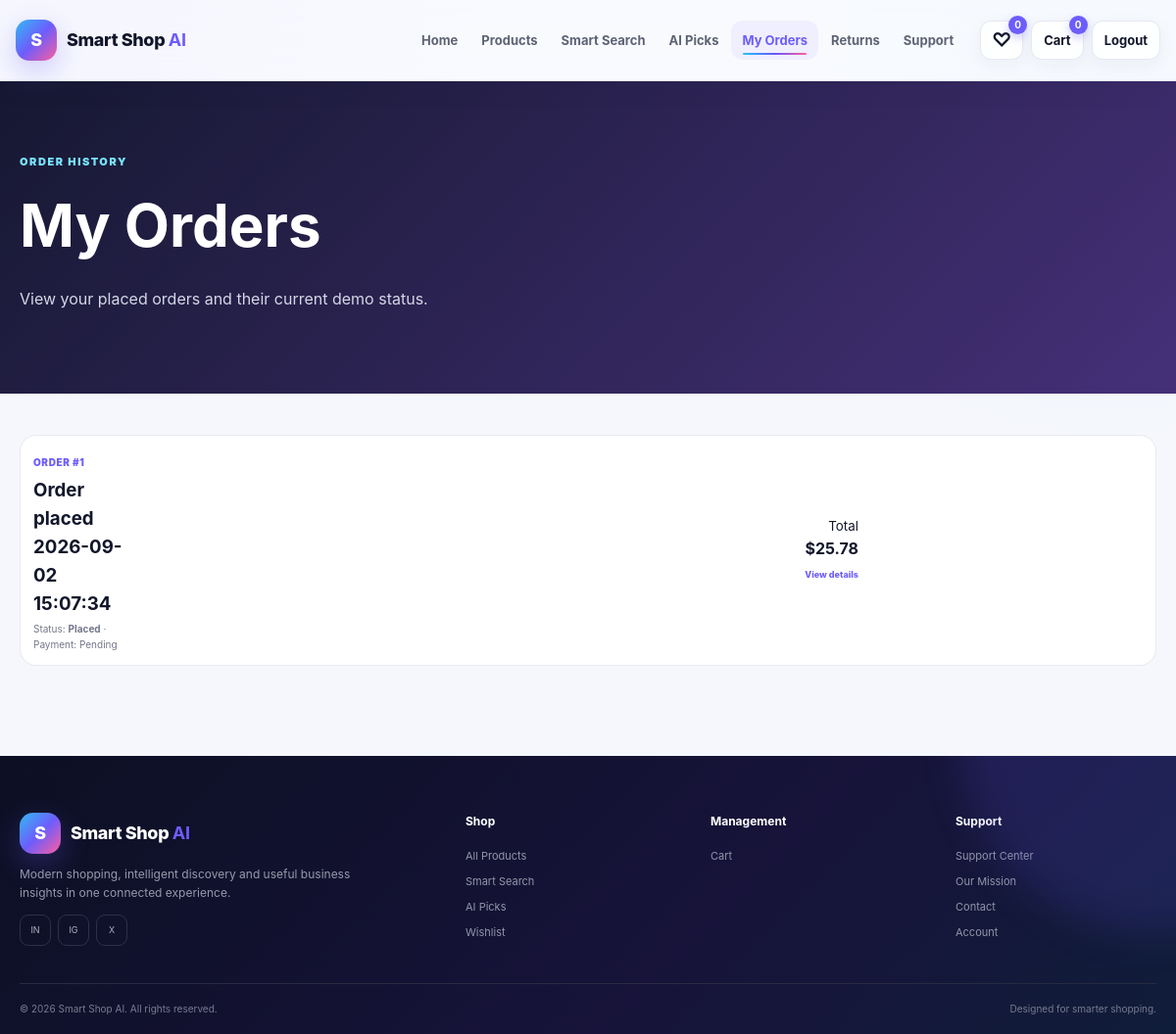
/orders (signed in), run on the app's committed database.
### tables this page shows
CREATE TABLE orders (
                order_id INTEGER PRIMARY KEY AUTOINCREMENT,
                user_id INTEGER NOT NULL,
                status TEXT NOT NULL DEFAULT 'Placed',
                total_amount REAL NOT NULL DEFAULT 0,
                shipping_name TEXT NOT NULL DEFAULT '',
                shipping_phone TEXT NOT NULL DEFAULT '',
                shipping_address TEXT NOT NULL DEFAULT '',
                payment_method TEXT NOT NULL DEFAULT 'Cash on Delivery',
                payment_status TEXT NOT NULL DEFAULT 'Pending',
                created_at TEXT DEFAULT CURRENT_TIMESTAMP,
                FOREIGN KEY(user_id) REFERENCES users(user_id) ON DELETE CASCADE
            );

### app.py (the view)
@app.route("/orders")
def orders():
    if not login_required():
        flash("Please log in to view your orders.")
        return redirect(url_for("login"))
    db = DatabaseManager()
    try:
        order_rows = db.get_orders_for_user(int(session["user_id"]))
    finally:
        db.close()
    return render_template("orders.html", orders=order_rows)

### app.py (called while the page is built, shortened)
def cart_map():
    raw = session.get("cart", {})
    if isinstance(raw, dict):
        clean = {}
        for key, value in raw.items():
            try:
                pid, qty = int(key), max(1, int(value))
                clean[pid] = qty
            except (TypeError, ValueError):
                continue
        return clean

def wishlist_ids():
    raw = session.get("wishlist", [])
    if not isinstance(raw, list):
        return []
    result = []
    return result

@app.context_processor
def global_shop_data():
    cart = cart_map()
    wish = wishlist_ids()
    return {
        "cart_count": sum(cart.values()),
        "cart_map": cart,
        "wishlist_count": len(wish),
        "wishlist_ids": wish,
        "current_endpoint": request.endpoint or "",
        "ai_score": ai_score,
        "is_admin": is_admin(),
    }

@app.before_request
def startup():
    if not getattr(app, "_catalogue_ready", False):
        ensure_catalogue()
        app._catalogue_ready = True

def is_admin():
    return session.get("role") == "admin"

def login_required():
    return bool(session.get("user_id"))

### database/database.py (called while the page is built)
    def close(self) -> None:
        try:
            self.connection.close()
        except Exception:
            pass

    def get_orders_for_user(self, user_id: int):
        self.create_orders_schema()
        return self.cursor.execute(
            "SELECT * FROM orders WHERE user_id=? ORDER BY order_id DESC", (user_id,)
        ).fetchall()

### templates/orders.html (shortened to what this page needs)
{% extends "base.html" %}
{% block content %}
<section class="page-hero"><div class="shell"><span class="kicker light-kicker">ORDER HISTORY</span><h1>My Orders</h1><p>View your placed orders and their current demo status.</p></div></section>
<section class="section compact-top"><div class="shell">
{% if orders %}
<div class="cart-list">
{% for order in orders %}
<article class="cart-row">
<div class="cart-copy"><span class="category-tag">Order #{{ order.order_id }}</span><h3><a href="{{ url_for('order_detail', order_id=order.order_id) }}">Order placed {{ order.created_at }}</a></h3><p>Status: <strong>{{ order.status }}</strong> · Payment: {{ order.payment_status }}</p></div>
<div class="line-total"><small>Total</small><b>${{ '%.2f'|format(order.total_amount) }}</b><a class="update-link" href="{{ url_for('order_detail', order_id=order.order_id) }}">View details</a></div>
</article>
{% endfor %}
</div>
{% else %}
<div class="empty-state"><div class="empty-symbol">0</div><h2>No orders yet</h2><p>Your completed orders will appear here.</p><a class="btn btn-primary" href="{{ url_for('products') }}">Start shopping</a></div>
{% endif %}
</div></section>
{% endblock %}

### static/css/style.css (style rules this page uses)
:root { --ink:#171827;--muted:#737789;--line:#e8e9f0;--bg:#f7f7fb;--white:#fff;--purple:#6d5dfc;--purple2:#a34df6;--blue:#32baf5;--pink:#ff5d9e;--green:#21b486;--orange:#ff9d42;--dark:#111326;--shadow:0 18px 55px rgba(27,31,68,.10);--radius:22px;--shell:1200px }
* { box-sizing:border-box }
html { scroll-behavior:smooth }
body { margin:0;font-family:Inter,"Segoe UI",Arial,sans-serif;background:var(--bg);color:var(--ink);line-height:1.55 }
a { text-decoration:none;color:inherit }
.shell { width:min(calc(100% - 40px),var(--shell));margin:auto }
.kicker { font-size:11px;letter-spacing:.14em;font-weight:900;color:var(--purple);text-transform:uppercase }
.light-kicker { color:#78e3ff }
.section { padding:82px 0 }
.compact-top { padding-top:42px }
.category-tag { font-size:10px;color:var(--purple);font-weight:900;text-transform:uppercase;letter-spacing:.06em }
.page-hero,.dashboard-hero,.analytics-hero,.wishlist-hero,.contact-hero { padding:68px 0;background:linear-gradient(135deg,#161832,#453078);color:#fff }
.page-hero h1,.dashboard-hero h1 { font-size:clamp(40px,5vw,62px);margin:8px 0 }
.page-hero p,.dashboard-hero p { color:#d6d6e7 }
.cart-row { display:grid;grid-template-columns:100px 1fr 150px 110px;gap:15px;align-items:center;background:#fff;border:1px solid var(--line);border-radius:17px;padding:13px;margin-bottom:10px }
.cart-copy h3 { margin:4px 0 }
.cart-copy p { margin:0;color:var(--muted);font-size:10px }
.update-link,.remove-link { border:0;background:none;color:var(--purple);font-size:9px;font-weight:800;padding:5px 0;cursor:pointer }
.line-total { text-align:right }
.line-total small,.line-total b { display:block }
:root { --ss-bg:#f5f7fc;--ss-surface:rgba(255,255,255,.86);--ss-ink:#12162a;--ss-muted:#6f768c; --ss-primary:#6857f5;--ss-secondary:#20c6f5;--ss-accent:#ff5fa2;--ss-success:#16b985; --ss-border:rgba(95,105,140,.14);--ss-shadow:0 24px 70px rgba(31,37,75,.12);--ss-soft-shadow:0 12px 34px rgba(31,37,75,.08); }
body { background:radial-gradient(circle at 8% 0%,rgba(104,87,245,.07),transparent 28%),radial-gradient(circle at 94% 8%,rgba(32,198,245,.06),transparent 25%),var(--ss-bg);color:var(--ss-ink) }
.section { position:relative }

### data on the page
orders: order_id "1", created_at "2026-09-02 15:07:34", status "Placed", payment_status "Pending", total_amount "25.78"

### other printed values
{{ wishlist_count }} "0"
{{ cart_count }} "0"
